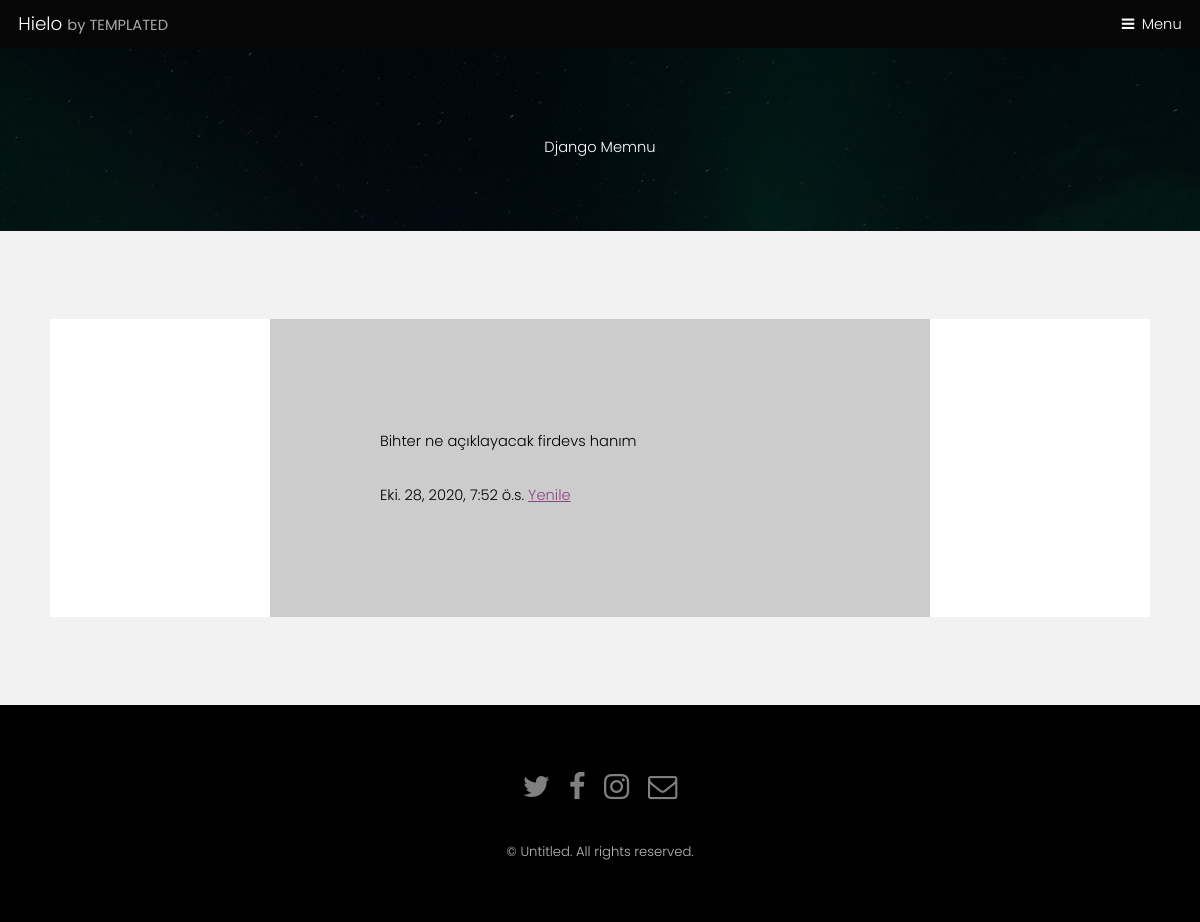
/blog/detay/1, run on an earlier commit of the app's database.
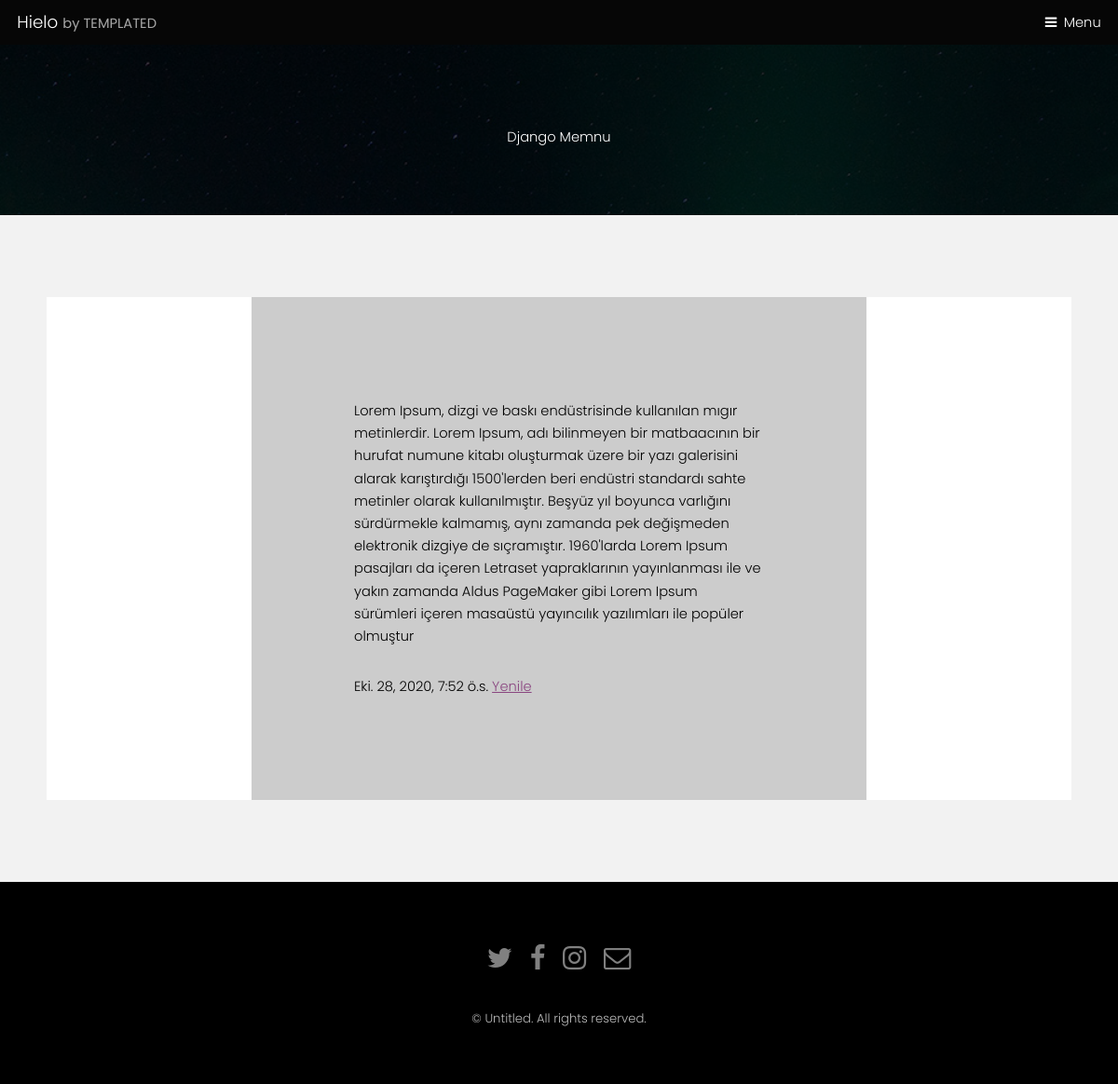
And on a later commit of the database.
### blog/models.py (models this page shows, shortened)
class GonderiModel(models.Model):
    yazar = models.ForeignKey("auth.User",on_delete=models.CASCADE)
    baslik = models.CharField(max_length=200,verbose_name="Başlık")
    yazi = models.TextField(verbose_name="Blog Metni")
    olus_zaman = models.DateTimeField(default=timezone.now,verbose_name="Oluşturma Zamanı")
    yayim_zaman = models.DateTimeField(blank=True,null=True,verbose_name="Yayımlanma Zamanı")
    resim = models.ImageField(upload_to="resimler/",default="0")

### blog/views.py (the view)
# urls.py: path('detay/<int:pk>',views.gonderiDetay,name="gonderiDetay"),
def gonderiDetay(request,pk):
    gonderi = get_object_or_404(GonderiModel,pk=pk)
    return render(request,"blog/gonderidetay.html",{"gonderi":gonderi})

### templates/blog/gonderidetay.html (shortened to what this page needs)
{% extends '../generic.html' %}
{% block header %}
						<h1> {{gonderi.baslik}}</h1>
						{% endblock %}
	{% block content %}
    <span style="color:#000">
<p> {{gonderi.yazi}}</p>
{{gonderi.olus_zaman}}
</span>
<a href="{% url 'gonderListe' %}"> Yenile </a>
<br>
{% endblock %}

What changed in the data, as far as the page shows it:
changed GonderiModel "Django Memnu": yazi "Bihter ne açıklayacak firdevs hanım" → "Lorem Ipsum, dizgi ve baskı endüstrisinde kullanılan mıgır metinlerdir. Lorem Ipsum, adı bilinmeyen bir matbaacının bir hurufat numune kitabı oluşturmak üzere bir yazı galerisini alarak karıştırdığı 1500'lerden beri endüstri standardı sahte metinler olarak kullanılmıştır. Beşyüz yıl boyunca varlığını sürdürmekle kalmamış, aynı zamanda pek değişmeden elektronik dizgiye de sıçramıştır. 1960'larda Lorem Ipsum pasajları da içeren Letraset yapraklarının yayınlanması ile ve yakın zamanda Aldus PageMaker gibi Lorem Ipsum sürümleri içeren masaüstü yayıncılık yazılımları ile popüler olmuştur"
